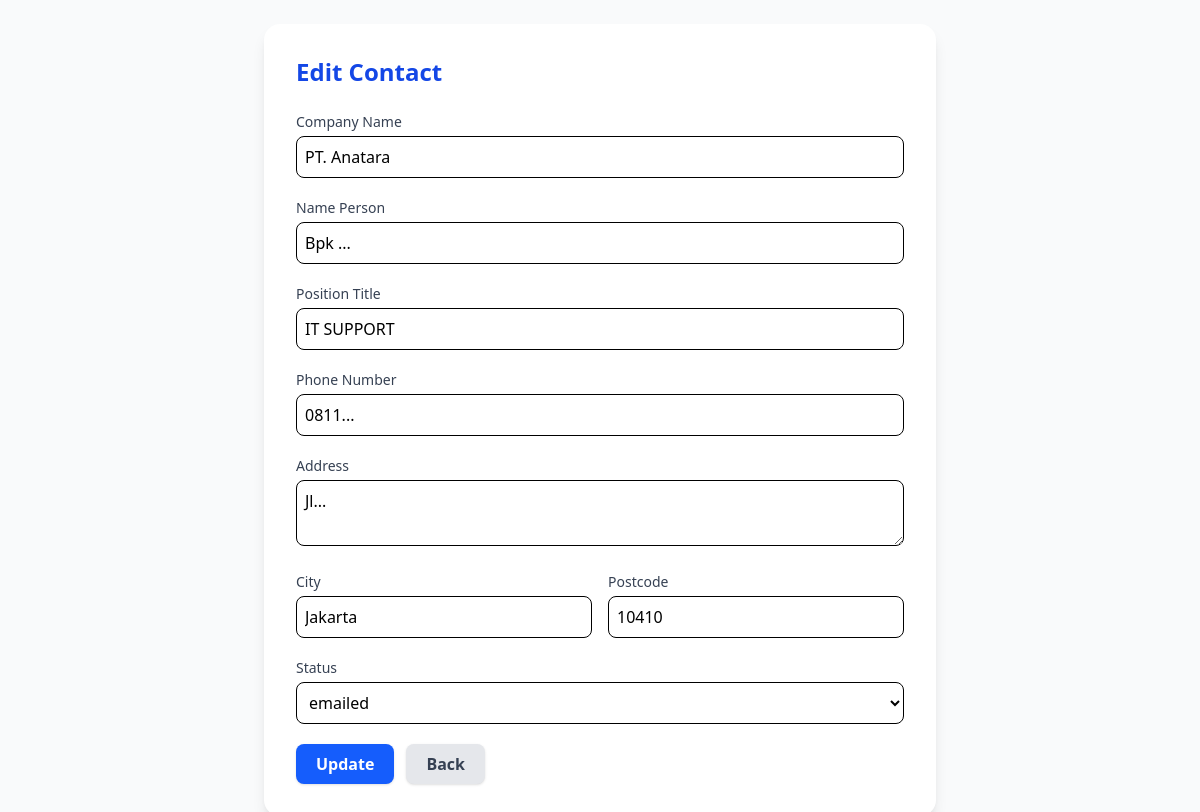
The app's page /edit_contact.php?email=Antara@gmail.com (signed in) with its own data.
### tables this page shows
CREATE TABLE `crm` (
  `company_email` varchar(150) NOT NULL,
  `marketing_id` char(3) NOT NULL,
  `marketing_person_name` varchar(100) DEFAULT NULL,
  `person_email` varchar(150) DEFAULT NULL,
  `company_name` varchar(255) DEFAULT NULL,
  `name_person` varchar(150) DEFAULT NULL,
  `contact_person_position_title` varchar(150) DEFAULT NULL,
  `phone_number` varchar(50) DEFAULT NULL,
  `phone_number2` varchar(50) DEFAULT NULL,
  `company_website` varchar(255) DEFAULT NULL,
  `company_category` varchar(100) DEFAULT NULL,
  `contact_person_position_category` varchar(100) DEFAULT NULL,
  `company_type` varchar(100) DEFAULT NULL,
  `address` text,
  `city` varchar(100) DEFAULT NULL,
  `postcode` varchar(20) DEFAULT NULL,
  `status` enum('input','wa','emailed','contacted','replied','presentation','CLIENT') DEFAULT 'input',
  `created_at` timestamp NOT NULL DEFAULT CURRENT_TIMESTAMP,
  `updated_at` timestamp NOT NULL DEFAULT CURRENT_TIMESTAMP ON UPDATE CURRENT_TIMESTAMP
);

### functions.php (called while the page is built, shortened)
<?php
function h($s) {
    return htmlspecialchars($s, ENT_QUOTES, 'UTF-8');
}
?>

### edit_contact.php (the view, shortened to what this page needs)
<?php
require_once 'db.php';
require_once 'functions.php';
$mid = current_marketing_id();
$email = $_GET['email'] ?? '';
$stmt = $pdo->prepare("SELECT * FROM crm WHERE company_email = ? AND marketing_id = ?");
$stmt->execute([$email, $mid]);
$data = $stmt->fetch();
?>
<!doctype html>
<html lang="id">
<head>
  <link href="css/output.css" rel="stylesheet">
</head>
<body class="bg-gray-50 min-h-screen flex items-center justify-center p-6">
  <div class="w-full max-w-2xl bg-white shadow-lg rounded-2xl p-8">
    <h2 class="text-2xl font-bold text-blue-700 mb-6">Edit Contact</h2>
    <form method="post" class="space-y-5">
      <div>
        <label class="block text-sm font-medium text-gray-700">Company Name</label>
        <input type="text" name="company_name"
          value="<?=h($_POST['company_name'] ?? $data['company_name'])?>"
          class="w-full mt-1 p-2 border rounded-lg focus:ring-2 focus:ring-blue-500">
      </div>
      <div>
        <label class="block text-sm font-medium text-gray-700">Name Person</label>
        <input type="text" name="name_person"
          value="<?=h($_POST['name_person'] ?? $data['name_person'])?>"
          class="w-full mt-1 p-2 border rounded-lg focus:ring-2 focus:ring-blue-500">
      </div>
      <div>
        <label class="block text-sm font-medium text-gray-700">Position Title</label>
        <input type="text" name="contact_person_position_title"
          value="<?=h($_POST['contact_person_position_title'] ?? $data['contact_person_position_title'])?>"
          class="w-full mt-1 p-2 border rounded-lg focus:ring-2 focus:ring-blue-500">
      </div>
      <div>
        <label class="block text-sm font-medium text-gray-700">Phone Number</label>
        <input type="text" name="phone_number"
          value="<?=h($_POST['phone_number'] ?? $data['phone_number'])?>"
          class="w-full mt-1 p-2 border rounded-lg focus:ring-2 focus:ring-blue-500">
      </div>
      <div>
        <label class="block text-sm font-medium text-gray-700">Address</label>
        <textarea name="address"
          class="w-full mt-1 p-2 border rounded-lg focus:ring-2 focus:ring-blue-500"
        ><?=h($_POST['address'] ?? $data['address'])?></textarea>
      </div>
      <div class="grid grid-cols-2 gap-4">
        <div>
          <label class="block text-sm font-medium text-gray-700">City</label>
          <input type="text" name="city"
            value="<?=h($_POST['city'] ?? $data['city'])?>"
            class="w-full mt-1 p-2 border rounded-lg focus:ring-2 focus:ring-blue-500">
        </div>
        <div>
          <label class="block text-sm font-medium text-gray-700">Postcode</label>
          <input type="text" name="postcode"
            value="<?=h($_POST['postcode'] ?? $data['postcode'])?>"
            class="w-full mt-1 p-2 border rounded-lg focus:ring-2 focus:ring-blue-500">
        </div>
      </div>
      <div>
        <label class="block text-sm font-medium text-gray-700">Status</label>
        <select name="status" class="w-full mt-1 p-2 border rounded-lg focus:ring-2 focus:ring-blue-500">
          <?php foreach(['input','wa','emailed','contacted','replied','presentation','CLIENT'] as $s):
            $sel = (($s === ($_POST['status'] ?? $data['status'])) ? 'selected' : '');
            echo "<option value=\"".h($s)."\" $sel>".h($s)."</option>";
          endforeach; ?>
        </select>
      </div>
      <div class="flex gap-3">
        <button type="submit"
          class="bg-blue-600 hover:bg-blue-700 text-white px-5 py-2 rounded-lg font-semibold shadow">
          Update
        </button>
        <a href="dashboard.php"
          class="bg-gray-200 hover:bg-gray-300 text-gray-700 px-5 py-2 rounded-lg font-semibold shadow">
          Back
        </a>
      </div>
    </form>
  </div>
</body>
</html>

### records on screen
crm: company_name "PT. Anatara", name_person "Bpk ...", contact_person_position_title "IT SUPPORT", phone_number "0811...", address "Jl...", city "Jakarta", postcode "10410", status "emailed"
